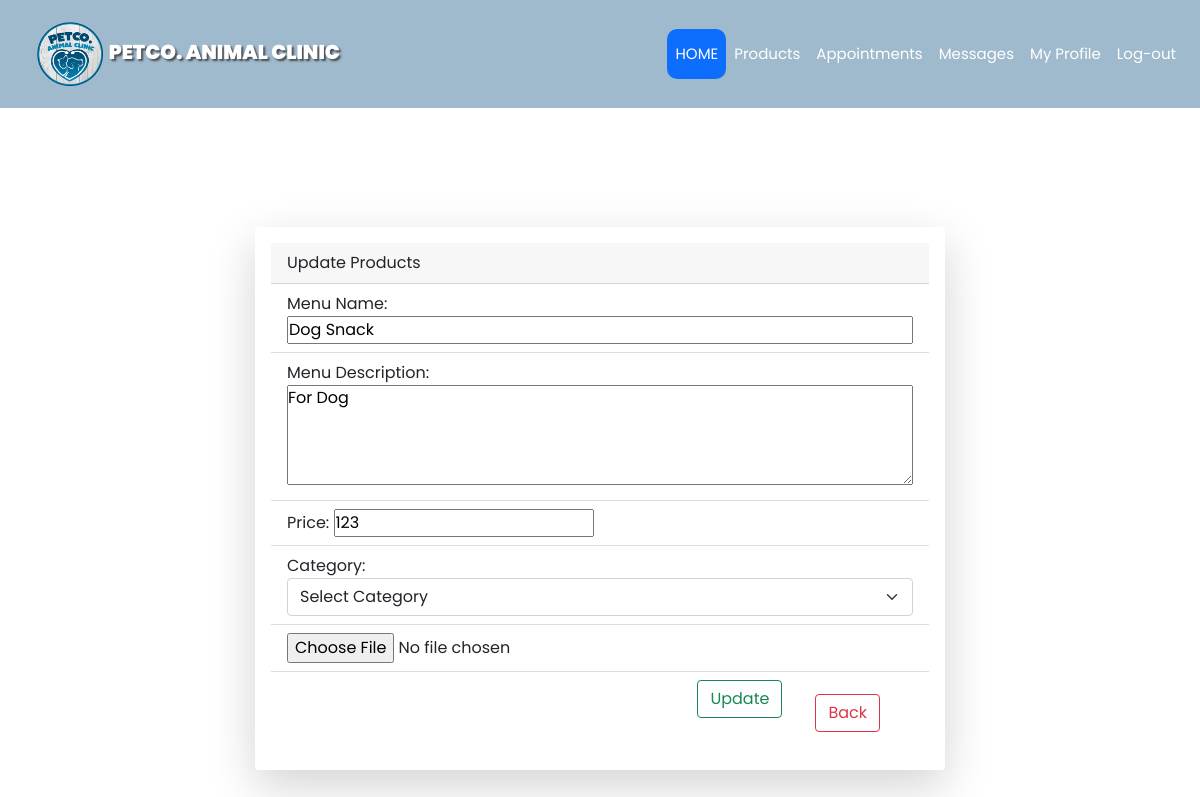
/employee-edit-menu.php?editid=55, run on the app's committed database.
### tables this page shows
CREATE TABLE `admin_menu` (
  `Menu_id` int(11) NOT NULL,
  `Menu_name` varchar(255) NOT NULL,
  `Menu_description` varchar(255) NOT NULL,
  `Menu_price` double NOT NULL,
  `Menu_category` varchar(255) NOT NULL,
  `Menu_dir` varchar(255) NOT NULL,
  `Menu_filename` varchar(255) NOT NULL
);

### employee-edit-menu.php (the view, shortened to what this page needs)
<?php
    require('php/connection.php');
  if(isset($_GET['editid'])){
      $menu_id = $_GET['editid'];
      $query = "SELECT * FROM admin_menu WHERE Menu_id = $menu_id";
      $result = mysqli_query($con, $query);
      $row = mysqli_fetch_array($result,MYSQLI_ASSOC);
  }
?>
<!DOCTYPE html>
<html lang="en">
<head>
  <link rel="stylesheet" href="css/color.css">
  <link rel="stylesheet" type="text/css" href="css/styles.css">
  <link rel="stylesheet" href="https://cdn.jsdelivr.net/npm/bootstrap-icons@1.5.0/font/bootstrap-icons.css">
  <link href="https://cdn.jsdelivr.net/npm/bootstrap@5.1.1/dist/css/bootstrap.min.css" rel="stylesheet"
>
</head>
  <body class="">
<nav class="navbar navbar-expand-lg navbar-light ; ">
        <div class="container-fluid">
            <a class="navbar-brand" href="#">
                <img src="asset/logopet.png" alt="Logo" class="logo" />
                <span style="text-shadow: 2px 2px 2px  rgba(49, 44, 44, 0.767);" class="text-white"><b>PETCO. ANIMAL
                        CLINIC</b></span>
            </a>
        </div>
        <div class="collapse navbar-collapse me-3" id="navbarScroll">
            <ul class="navbar-nav me-auto my-0 my-lg-0 " style="--bs-scroll-height: 100px;">
                <div class="text-nowrap">
                    <li class="nav-item">
                        <a class="nav-link text-white bg-primary " style="border-radius:10px;" aria-current="page"
                            href="index.php">HOME</a>
                    </li>
                </div>
                <div class="text-nowrap">
                    <li class="nav-item">
                        <a class="nav-link text-white" href="shop.php">Products</a>
                    </li>
                </div>
                <div class="text-nowrap">
                    <li class="nav-item">
                        <a class="nav-link text-white" href="appointments.php">Appointments</a>
                    </li>
                </div>
                <div class="text-nowrap">
                    <li class="nav-item">
                        <a class="nav-link text-white" href="messages.php">Messages</a>
                    </li>
                </div>
                <div class="text-nowrap">
                    <li class="nav-item">
                        <a class="nav-link text-white" href="employee-dashboard.php">My Profile</a>
                    </li>
                </div>
                <div class="text-nowrap">
                    <li class="nav-item">
                        <a class="nav-link text-white" href="employee.php">Log-out</a>
                    </li>
                </div>
            </ul>
        </div>
    </nav>
  <div class="container-xl-fluid mt-5 mb-5">
      <h4 class="text-center c-white py-3">- Edit Menu -</h4>
      <div class="row justify-content-md-center">
        <div class="col-lg-7 col-md-6 col-sm-12 mb-5">
          <form action="php/edit-menu-process.php" method="post" enctype="multipart/form-data"
            class="row gap-2 justify-content-center">
            <div class="justify-content-center">
            <div class="shadow-lg p-3 mb-5 bg-body rounded">
              <div class="card-header">
                Update Products
              </div>
              <ul class="list-group list-group-flush">
                <li class="list-group-item">
                  <label>Menu Name:</label>
                  <input name="title" class="col-12" type="text" required value="<?php echo $row['Menu_name']; ?>">
                </li>
                <li class=" list-group-item">
                  <label>Menu Description:</label>
                  <textarea name="paragraph" style="height:100px;" required
                    class="col-12"><?php echo $row['Menu_description']; ?></textarea>
                </li>
                <li class="list-group-item">
                  <label>Price:</label>
                  <input name="price" class="col-md-5" type="number" required value="<?php echo $row['Menu_price']; ?>"
                    min="0" step="0.01">
                </li>
                <li class="list-group-item">
                  <label>Category:</label>
                  <div class="input-group flex-nowrap">
                    <select class="form-select form-select-md" name="category_name" required>
                      <option value="">Select Category</option>
                    </select>
                  </div>
                </li>
                <li class="list-group-item">
                  <div class="custom-file">
                    <input type="file" class="custom-file-input" id="upload-news" name="photo" required >
                  </div>
                </li>
                <li class="list-group-item">
                  <a href="employee-menu.php" class="float-end mx-2"><span class="btn btn-outline-danger">Back</span></a>
                  <button type="submit" name="update_changes" class="btn btn-outline-success float-end"
                    style="max-width:450px;">Update</button>
                </li>
              </ul>
            </div>
            </div>
          </form>
        </div>
      </div>
    </div>
</body>
</html>

### css/color.css (style rules this page uses)
.c-white { color: white !important; }
.btn { background-color: #d1d1d1; border: none; color: white; padding: 12px 16px; font-size: 16px; cursor: pointer; }
a:link, a:visited { background-color: #ff130200; color: rgb(0, 0, 0); padding: 14px 25px; text-align: center; text-decoration: none; display: inline-block; }

### css/styles.css (style rules this page uses)
* { font-family: 'Poppins', sans-serif; }
body { background: #9FBACD; }
.logo { width:22%; height:8vh; }
.navbar { background: #9FBACD; border-bottom: 2px solid white; }
.navbar-brand { font-family: 'Gothic A1', sans-serif; font-size: 20px; font-weight: bold; }
.nav-item { font-family: 'Gothic A1', sans-serif; font-size: 15px; }
.nav-link { border-radius: 10px; }
* { padding: 0; margin: 0; }

### data on the page
admin_menu: title "Dog Snack", paragraph "For Dog", price "123"
